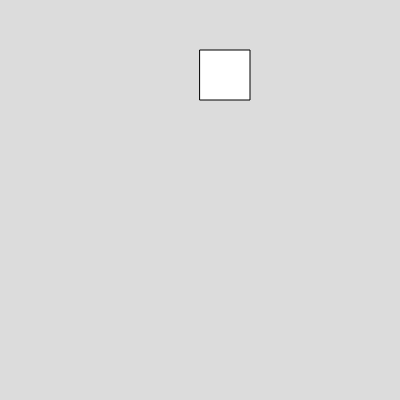
Frame 1 (no input)
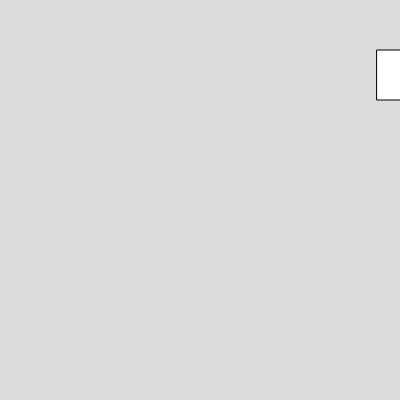
Frame 60 (no input)
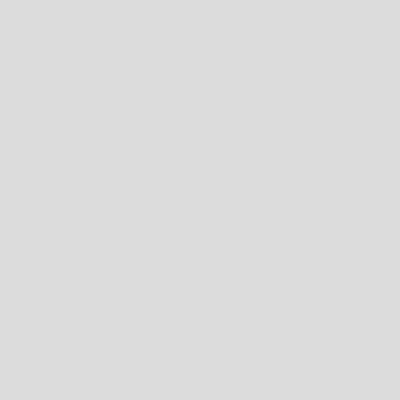
Frame 120 (the mouse pressed at the canvas centre since frame 60)

The p5.js sketch that drew these frames (run headless with seeded random() and noise() and a simulated clock; from frame 60 on, the mouse is pressed at the canvas centre):

// p5.js sketch
// ── sketch.js
let e;

function setup() {
  createCanvas(400, 400);
  e = new Enemy(200,50,50,50);
}

function draw() {
  background(220);
  e.display();
  e.update();
}

// ── enemy.js
function Enemy(x,y,w,h){
  this.x = x;
  this.y = y;
  this.w = w;
  this.h = h;
  this.direction = "r"
  
  this.display = function(){
    rect(this.x, this.y, this.w, this.h);
  }//end function display
  
  this.update= function(){
    if(this.direction == "d"){
      this.y += 3;
    }
    if(this.direction == "u"){
      this.y -= 3;
    }
    if(this.direction == "l"){
      this.x -= 3;
    }
    if(this.direction == "r"){
      this.x += 3;
    }
  }
}//end Enemy

// ── leftTurn.js
function LeftTurn(x,y,w,h){
  this.x = x;
  this.y = y;
  this.w = w;
  this.h = h;
  this.name = "leftTurn"
  
  this.display = function(){
    rect(this.x, this.y, this.w, this.h);
  }

}


// ── rightTurn.js
function RightTurn(x,y,w,h){
  this.x = x;
  this.y = y;
  this.w = w;
  this.h = h;
  this.name = "rightTurn"
  
  this.display = function(){
    rect(this.x, this.y, this.w, this.h);
  }

}


// ── tower.js
function Tower(x, y, w, h) {
  this.x = x;
  this.y = y;
  this.w = w;
  this.h = h;
  this.dragging = false;
  this.offsetX = 0;
  this.offsetY = 0;
  
  this.update = function(){
    rect(this.x, this.y, this.w, this.h);
    if(this.dragging){
      this.x = mouseX;
      this.y = mouseY;
    }
  } //end update 
  this.pressed = function(){
    if(mouseX >= this.x - this.w /2 &&
      mouseX <= this.x + this.w /2 &&
      mouseY >= this.y - this.h/2 &&
      mouseY <= this.y + this.h/2)
    {
      this.dragging = true;
    }//end if
  }//end pressed
  this.released = function(){
    this.dragging = false;
  }
} //end tower
